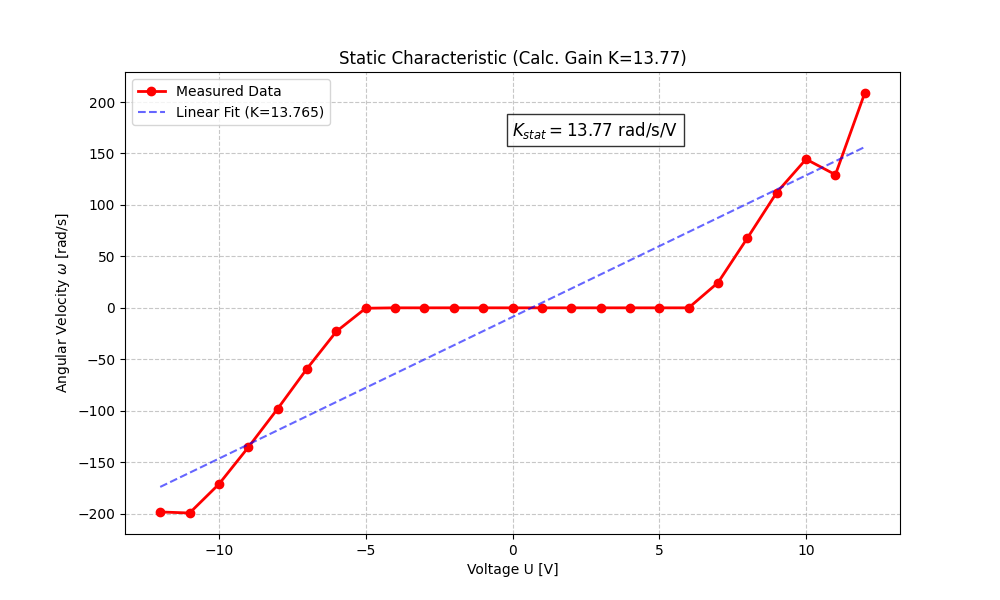

Write the Python code that produced this figure.
import serial
import time
import re
import matplotlib.pyplot as plt
import numpy as np
import csv
import os

# Configuration
SERIAL_PORT = '/dev/ttyACM0'
BAUD_RATE = 115200
VOLTAGE_RANGE = np.linspace(-12.0, 12.0, 25)
STABILIZE_TIME = 5.0  # seconds to wait for steady state
MEASURE_TIME = 2.0    # seconds to average measurements
OUTPUT_DIR = os.path.dirname(os.path.abspath(__file__))

def measure_static_characteristic():
    try:
        ser = serial.Serial(
            port=SERIAL_PORT,
            baudrate=BAUD_RATE,
            timeout=0.1
        )
        print(f"Connected to {SERIAL_PORT}")
    except Exception as e:
        print(f"Error: {e}")
        return

    # Data storage
    measured_voltages = []
    measured_velocities = []
    
    print("Starting static characteristic measurement (U = f(omega))...")
    
    try:
        for u in VOLTAGE_RANGE:
            print(f"Applying {u:.2f}V...", end=" ", flush=True)
            ser.write(f"U{u:.2f}\n".encode('ascii'))
            
            # 1. Wait for stabilization
            time.sleep(STABILIZE_TIME)
            
            # 2. Measure and average
            buffer_velocities = []
            start_measure = time.time()
            
            while time.time() - start_measure < MEASURE_TIME:
                line = ser.readline().decode('ascii', errors='replace').strip()
                if not line:
                    continue
                
                # Match output format: V: 1.23 rad/s ... Out: 1.23V
                match = re.search(r'V:\s*([-+]?\d*\.\d+|\d+)', line)
                if match:
                    v = float(match.group(1))
                    buffer_velocities.append(v)
            
            if buffer_velocities:
                avg_v = np.mean(buffer_velocities)
                measured_voltages.append(u)
                measured_velocities.append(avg_v)
                print(f"Done. Avg Velocity: {avg_v:.2f} rad/s")
            else:
                print("Failed (no data).")
                
    except KeyboardInterrupt:
        print("\nMeasurement interrupted by user.")
    finally:
        ser.write(b"U0.0\n") # Stop motor
        ser.close()

    if not measured_voltages:
        print("No data collected.")
        return

    # --- DATA ANALYSIS & CALCULATION ---
    u_data = np.array(measured_voltages)
    w_data = np.array(measured_velocities)

    # Filtracja: bierzemy pod uwagę tylko punkty, gdzie silnik faktycznie się kręci
    # (ignorujemy strefę martwą, żeby nie zaniżać nachylenia)
    velocity_threshold = 1.0 # rad/s
    active_mask = np.abs(w_data) > velocity_threshold
    
    if np.sum(active_mask) > 1:
        # Dopasowanie liniowe y = ax + b dla aktywnych punktów
        # a = K_stat (slope), b = intercept
        slope, intercept = np.polyfit(u_data[active_mask], w_data[active_mask], 1)
        
        K_stat = slope
        
        print("\n" + "="*40)
        print(" CALCULATED PARAMETERS")
        print("="*40)
        print(f"Static Gain (K_stat): {K_stat:.4f} [rad/s / V]")
        print(f"Linear Fit Equation:  w = {slope:.2f}*U + {intercept:.2f}")
        print("="*40 + "\n")
    else:
        print("\nNot enough data points in motion to calculate gain accurately.")
        slope, intercept = 0, 0
        K_stat = 0

    # Save to CSV
    csv_path = os.path.join(OUTPUT_DIR, "static_characteristic.csv")
    with open(csv_path, 'w', newline='') as f:
        writer = csv.writer(f)
        writer.writerow(['Voltage (V)', 'Velocity (rad/s)', 'Calculated K_stat', str(K_stat)])
        for row in zip(u_data, w_data):
            writer.writerow(row)
    print(f"Data saved to {csv_path}")

    # --- PLOTTING ---
    plt.figure(figsize=(10, 6))
    
    # Characteristic omega = f(U)
    plt.plot(u_data, w_data, 'ro-', linewidth=2, label='Measured Data')
    
    # Linear fit visualization
    if K_stat != 0:
        # Rysujemy linię trendu dla całego zakresu napięć
        fit_line = slope * u_data + intercept
        plt.plot(u_data, fit_line, 'b--', alpha=0.6, 
                 label=f'Linear Fit (K={K_stat:.3f})')
        
        # Wyświetlenie wzoru na wykresie
        plt.text(0, np.max(w_data)*0.8, 
                 f'$K_{{stat}} = {K_stat:.2f}$ rad/s/V', 
                 fontsize=12, bbox=dict(facecolor='white', alpha=0.8))
    
    plt.title(f'Static Characteristic (Calc. Gain K={K_stat:.2f})')
    plt.xlabel('Voltage U [V]')
    plt.ylabel('Angular Velocity $\omega$ [rad/s]')
    plt.grid(True, which='both', linestyle='--', alpha=0.7)
    plt.legend()
    
    # Save Plot
    png_path = os.path.join(OUTPUT_DIR, "static_characteristic.png")
    plt.savefig(png_path)
    print(f"Plot saved to {png_path}")
    
    plt.show()

if __name__ == "__main__":
    measure_static_characteristic()